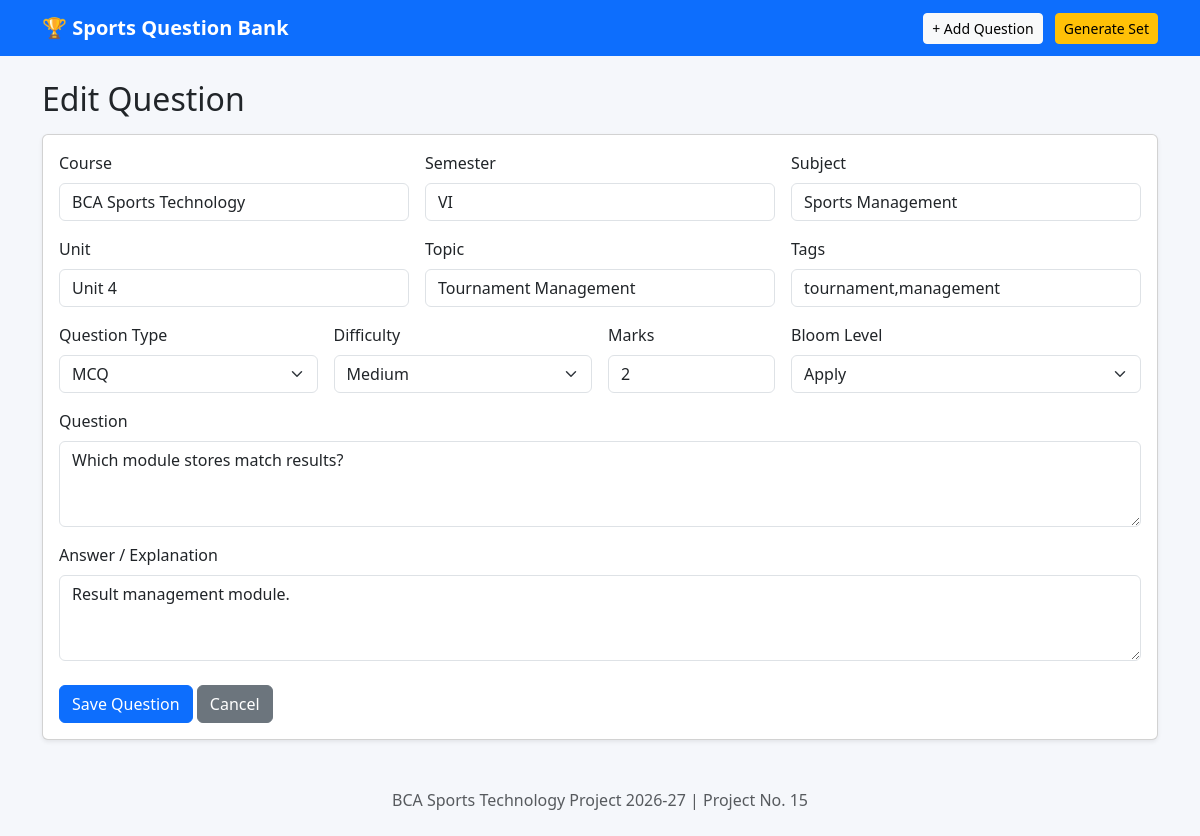
The app's page /edit/4 with its own data.
### tables this page shows
CREATE TABLE questions (
id INTEGER PRIMARY KEY AUTOINCREMENT, course TEXT NOT NULL, semester TEXT NOT NULL,
subject TEXT NOT NULL, unit TEXT NOT NULL, topic TEXT NOT NULL, question_type TEXT NOT NULL,
difficulty TEXT NOT NULL, marks INTEGER NOT NULL, bloom TEXT NOT NULL, tags TEXT, question TEXT NOT NULL, answer TEXT);

### app.py (the view, shortened to what this page needs)
@app.route("/edit/<int:id>", methods=["GET","POST"])
def edit(id):
    conn = get_db()
    row = conn.execute("SELECT * FROM questions WHERE id=?", (id,)).fetchone()
    conn.close()
    return render_template("form.html", title="Edit Question", question=row)

### app.py (called while the page is built)
def get_db():
    conn = sqlite3.connect(DB)
    conn.row_factory = sqlite3.Row
    return conn

### templates/form.html
{% extends "base.html" %}{% block content %}
<h2 class="mb-3">{{title}}</h2>
<form method="post" class="card card-body shadow-sm">
<div class="row g-3">
{% for name,label,val in [
('course','Course',question.course if question else 'BCA Sports Technology'),
('semester','Semester',question.semester if question else 'VI'),
('subject','Subject',question.subject if question else ''),
('unit','Unit',question.unit if question else ''),
('topic','Topic',question.topic if question else ''),
('tags','Tags',question.tags if question else '')
] %}
<div class="col-md-4"><label class="form-label">{{label}}</label><input class="form-control" name="{{name}}" required value="{{val or ''}}"></div>
{% endfor %}
<div class="col-md-3"><label class="form-label">Question Type</label><select class="form-select" name="question_type">{% for x in ['MCQ','Short Answer','Long Answer','True/False'] %}<option {% if question and question.question_type==x %}selected{% endif %}>{{x}}</option>{% endfor %}</select></div>
<div class="col-md-3"><label class="form-label">Difficulty</label><select class="form-select" name="difficulty">{% for x in ['Easy','Medium','Hard'] %}<option {% if question and question.difficulty==x %}selected{% endif %}>{{x}}</option>{% endfor %}</select></div>
<div class="col-md-2"><label class="form-label">Marks</label><input class="form-control" type="number" min="1" name="marks" required value="{{question.marks if question else 2}}"></div>
<div class="col-md-4"><label class="form-label">Bloom Level</label><select class="form-select" name="bloom">{% for x in ['Remember','Understand','Apply','Analyze','Evaluate','Create'] %}<option {% if question and question.bloom==x %}selected{% endif %}>{{x}}</option>{% endfor %}</select></div>
<div class="col-12"><label class="form-label">Question</label><textarea class="form-control" name="question" rows="3" required>{{question.question if question else ''}}</textarea></div>
<div class="col-12"><label class="form-label">Answer / Explanation</label><textarea class="form-control" name="answer" rows="3">{{question.answer if question else ''}}</textarea></div>
</div><div class="mt-4"><button class="btn btn-primary">Save Question</button> <a class="btn btn-secondary" href="{{url_for('index')}}">Cancel</a></div>
</form>{% endblock %}

### static/style.css (style rules this page uses)
body { background:#f5f7fb }

### records on screen
questions: label "Course", course "BCA Sports Technology", label "Semester", semester "VI", label "Subject", subject "Sports Management", label "Unit", unit "Unit 4", label "Topic", topic "Tournament Management", label "Tags", tags "tournament,management", question_type "MCQ", difficulty "Medium", marks "2", bloom "Apply", question "Which module stores match results?", answer "Result management module."

### other values on screen
{{ title }} "Edit Question"
